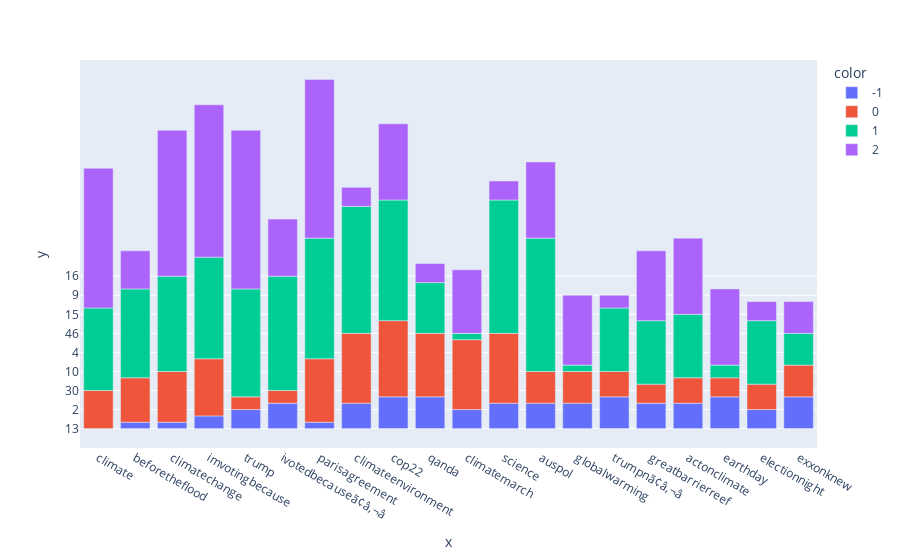

Here is the notebook cell this chart was saved with:
### Code cell
tiresome_code().head()

### Figure 1 — Plotly figure (JSON) as saved in the notebook; plotly's stock layout.template omitted (floating-point values rounded to 4 significant figures)
{"data": [{"alignmentgroup": "True", "hovertemplate": "color=-1<br>x=%{x}<br>y=%{y}<extra></extra>", "legendgroup": "-1", "marker": {"color": "#636efa"}, "name": "-1", "offsetgroup": "-1", "orientation": "v", "showlegend": true, "textposition": "auto", "type": "bar", "x": ["climate", "beforetheflood", "climatechange", "imvotingbecause", "trump", "ivotedbecauseã¢â‚¬â", "parisagreement", "climateenvironment", "cop22", "qanda", "climatemarch", "science", "auspol", "globalwarming", "trumpnã¢â‚¬â", "greatbarrierreef", "actonclimate", "earthday", "electionnight", "exxonknew"], "xaxis": "x", "y": ["13", "8", "8", "6", "2", "1", "8", "1", "0", "0", "2", "1", "1", "1", "0", "1", "1", "0", "2", "0"], "yaxis": "y"}, {"alignmentgroup": "True", "hovertemplate": "color=0<br>x=%{x}<br>y=%{y}<extra></extra>", "legendgroup": "0", "marker": {"color": "#EF553B"}, "name": "0", "offsetgroup": "0", "orientation": "v", "showlegend": true, "textposition": "auto", "type": "bar", "x": ["climate", "beforetheflood", "climatechange", "imvotingbecause", "trump", "ivotedbecauseã¢â‚¬â", "parisagreement", "climateenvironment", "cop22", "qanda", "climatemarch", "science", "auspol", "globalwarming", "trumpnã¢â‚¬â", "greatbarrierreef", "actonclimate", "earthday", "electionnight", "exxonknew"], "xaxis": "x", "y": ["30", "20", "12", "10", "6", "6", "5", "3", "4", "5", "3", "3", "0", "0", "1", "2", "1", "2", "1", "0"], "yaxis": "y"}, {"alignmentgroup": "True", "hovertemplate": "color=1<br>x=%{x}<br>y=%{y}<extra></extra>", "legendgroup": "1", "marker": {"color": "#00cc96"}, "name": "1", "offsetgroup": "1", "orientation": "v", "showlegend": true, "textposition": "auto", "type": "bar", "x": ["climate", "beforetheflood", "climatechange", "imvotingbecause", "trump", "ivotedbecauseã¢â‚¬â", "parisagreement", "climateenvironment", "cop22", "qanda", "climatemarch", "science", "auspol", "globalwarming", "trumpnã¢â‚¬â", "greatbarrierreef", "actonclimate", "earthday", "electionnight", "exxonknew"], "xaxis": "x", "y": ["80", "83", "46", "28", "25", "15", "17", "21", "17", "12", "8", "9", "9", "8", "5", "5", "5", "6", "5", "0"], "yaxis": "y"}, {"alignmentgroup": "True", "hovertemplate": "color=2<br>x=%{x}<br>y=%{y}<extra></extra>", "legendgroup": "2", "marker": {"color": "#ab63fa"}, "name": "2", "offsetgroup": "2", "orientation": "v", "showlegend": true, "textposition": "auto", "type": "bar", "x": ["climate", "beforetheflood", "climatechange", "imvotingbecause", "trump", "ivotedbecauseã¢â‚¬â", "parisagreement", "climateenvironment", "cop22", "qanda", "climatemarch", "science", "auspol", "globalwarming", "trumpnã¢â‚¬â", "greatbarrierreef", "actonclimate", "earthday", "electionnight", "exxonknew"], "xaxis": "x", "y": ["35", "30", "22", "16", "7", "10", "7", "2", "4", "2", "5", "2", "4", "3", "6", "3", "4", "4", "2", "0"], "yaxis": "y"}], "layout": {"barmode": "relative", "legend": {"title": {"text": "color"}, "tracegroupgap": 0}, "margin": {"t": 60}, "xaxis": {"anchor": "y", "domain": [0, 1], "title": {"text": "x"}}, "yaxis": {"anchor": "x", "domain": [0, 1], "title": {"text": "y"}}}}
